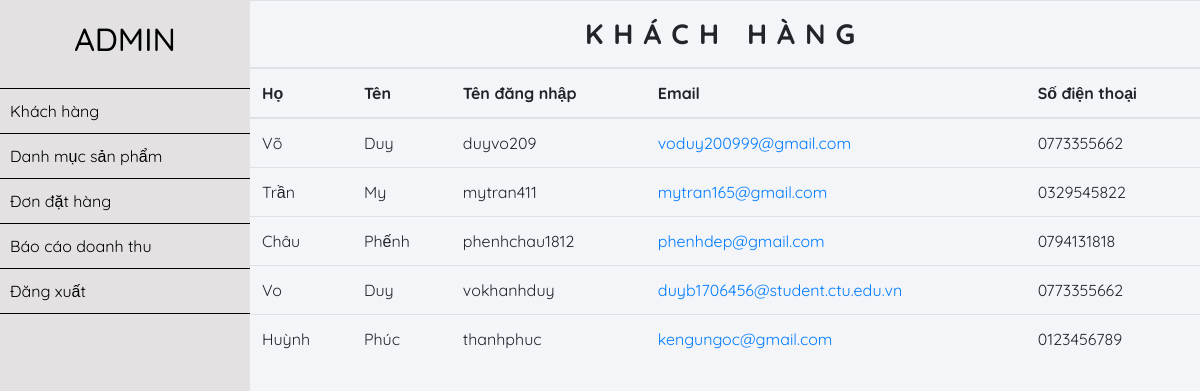
/admin/admin.php?view=customer (signed in), run on the app's committed database.
### tables this page shows
CREATE TABLE `thanhvien` (
  `id` int(50) NOT NULL,
  `ho` varchar(50) NOT NULL,
  `ten` varchar(50) NOT NULL,
  `email` varchar(50) NOT NULL,
  `tendangnhap` varchar(100) NOT NULL,
  `matkhau` varchar(100) NOT NULL,
  `sodienthoai` varchar(50) NOT NULL
);

### admin/customer.php (the view)
<?php
   include("connect.php");
   $customer = "SELECT *FROM thanhvien";
   $result = $connect->query($customer);
?>
<table class="table table-hover" style="margin-left: 250px !important;">
	<thead>
		<tr>
			<th colspan="5">
				<p style="
					text-align: center;
					letter-spacing: 10px;
					text-transform: uppercase;
					display: block;
					width: 100%;
					margin: auto;
					font-size: 28px;
				">
				Khách hàng
				</p>
			</th>
		</tr>
		<tr>
	      <th scope="col">Họ</th>
	      <th scope="col">Tên</th>
	      <th scope="col">Tên đăng nhập</th>
	      <th scope="col">Email</th>
	      <th scope="col">Số điện thoại</th>
	    </tr>
	</thead>
	<tbody>
		<?php
           	while($row=$result->fetch_assoc()) { ?>
	    <tr>
	      <td><?php echo $row['ho']; ?></td>
	      <td><?php echo $row['ten']; ?></td>
	      <td><?php echo $row['tendangnhap']; ?></td>
	      <td><a href="mailto: <?php echo $row['email']; ?>"><?php echo $row['email']; ?></a></td>
	      <td><?php echo $row['sodienthoai']; ?></td>
	    </tr>
		<?php } ?>
	</tbody>
</table>

### admin/admin.php (style rules this page uses)
* { margin: 0; padding: 0; box-sizing: border-box; list-style: none; text-decoration: none; font-family: 'Quicksand', sans-serif !important; }
body { background: #f3f5f9; }

### data on the page
thanhvien: ho "Võ", ten "Duy", tendangnhap "duyvo209", email "voduy200999@gmail.com", sodienthoai "0773355662"
thanhvien: ho "Trần", ten "My", tendangnhap "mytran411", email "mytran165@gmail.com", sodienthoai "0329545822"
thanhvien: ho "Châu", ten "Phếnh", tendangnhap "phenhchau1812", email "phenhdep@gmail.com", sodienthoai "0794131818"
thanhvien: ho "Vo", ten "Duy", tendangnhap "vokhanhduy", email "duyb1706456@student.ctu.edu.vn", sodienthoai "0773355662"
thanhvien: ho "Huỳnh", ten "Phúc", tendangnhap "thanhphuc", email "kengungoc@gmail.com", sodienthoai "0123456789"
